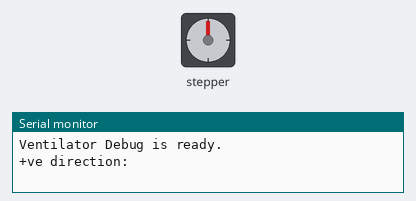
A sketch run on a simulated Arduino Uno, built with avr-gcc and run on an emulated ATmega328P. Parts: stepper motor, the last lines printed to the serial monitor. Wiring (inferred from the names in the program): stepper motor driver (200 steps per turn assumed): step pin 2; direction pin 12.

Above: at 0.05 s.
At 0.5 s:
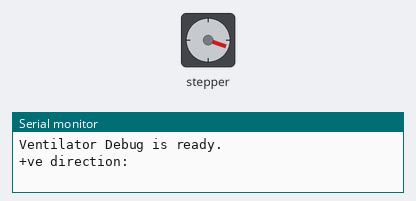
At 0.95 s:
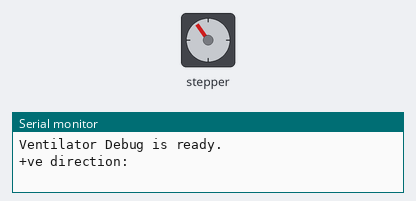
At 1.9 s:
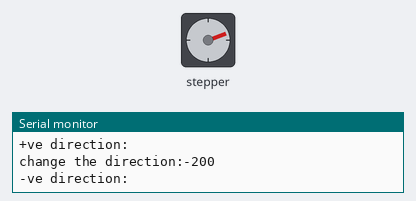
Timing chart, 0 to 4.6 s (numbered marks = the images above):
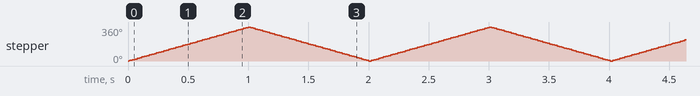

Measured:
- by itself, stepper: turns 360° clockwise in 0.99 s, then 360° counter-clockwise in 0.98 s, repeating every 2.0 s

The sketch:

stepper_motor_configured.ino
```cpp
#include "stepperMotor.hpp"

int motorSpeed=10;
int inHaleTime=714;
int exHaleTime=2143;
int motorStep=200;


int runVentilator()
{
  static int ventilation = 0;
  static bool inhaleStart = false;
  static bool exhaleStart = false;
  static int milliStart = 0;
  int currentStep=0;

  // run for inhale action
  // start the motor positive direction with set step angle
  // inhale: capture inhale time
  if (ventilation == 0)
  {
    if (inhaleStart == false)
    {
      motorStep=50; //for 90 degree
      motorSpeed= 500000/100;
      //stepperMotorSetAcceleration(motorSpeed);
      stepperMotorSetStep(motorStep);
      stepperMotorSetSpeed(motorSpeed);
      milliStart = millis() + inHaleTime;
      inhaleStart = true;
      Serial.print(("Ventilation:Inhale Start:"));
      Serial.println(milliStart);
      Serial.print("Ventilation:current time:");
      Serial.println(millis());
      stepperMotorRun();
    }
    else
    {
       ///Serial.println("a");
      if (milliStart >= millis())
      {
        currentStep=stepperMotordistanceToGo();

        if (currentStep!=0)
        {
            stepperMotorRun();
            Serial.println(currentStep);
        }
      }
      else
      {
        Serial.print(("Ventilation:Inhale Stop at step:"));
        Serial.println(stepperMotorGetStep());
        ventilation = 1;
        exhaleStart = false;
        milliStart = 0;
        inhaleStart=false;
      }
    }
  }
  else if (ventilation == 1)
  {
    if (exhaleStart == false)
    {
      stepperMotorSetSpeed(motorSpeed);
      stepperMotorSetAcceleration(motorSpeed);
      stepperMotorSetStep(-motorStep);
      milliStart = millis() + exHaleTime;
      exhaleStart = true;

      Serial.print("Ventilation:exhale Start:");
      Serial.println(milliStart);
      Serial.print("Ventilation:current time:");
      Serial.println(millis());

      stepperMotorRun();
    }
    else
    {
      //Serial.println("b");
      if (milliStart >= millis())
      {
        currentStep=stepperMotordistanceToGo();

         if (currentStep!=0)
        {
            stepperMotorRun();
            Serial.println(currentStep);
        }
      }
      else
      {
        Serial.print("Ventilation:exhale Stop at step:");
        Serial.println(stepperMotorGetStep());
        ventilation = 0;
        exhaleStart = false;
        milliStart = 0;
        inhaleStart=false;
      }
    }
  }

  return 0;
}


void setup() {
  // Sets the two pins as Outputs
  Serial.begin(9600);
  Serial.println(F("Ventilator Debug is ready."));

  stepperMotorInit();
  stepperMotorSetStep(motorStep);
  stepperMotorSetDelayForStep(5000);   //total step=200 , time =1sec=1000000us, for each step time will be = 1000000/200=5000


}


void loop() {

  // runVentilator();
  // Serial.print(F("change the direction:"));
  //   Serial.println(stepperMotordistanceToGo());
  if(stepperMotordistanceToGo()==0)
  {
    Serial.print(F("change the direction:"));
    Serial.println(-stepperMotorGetStep());
    stepperMotorSetStep(-stepperMotorGetStep());

  }
  stepperMotorRun();
}
```

stepperMotor.cpp
```cpp
#include<AccelStepper.h>

int maximumStepOfMotor=200;
const int stepPin = 2;
const int dirPin = 12;


// #define motorInterfaceType 1
// AccelStepper stepper(motorInterfaceType, stepPin, dirPin);


// // ULN2003 Motor Driver Pins
// #define IN1 8
// #define IN2 9
// #define IN3 10
// #define IN4 11

// initialize the stepper library
// AccelStepper stepper(AccelStepper::HALF4WIRE, IN1, IN3, IN2, IN4);/

// int p=400; //ml
// int q=15;  //bpm

// float r = ((75 * p)/1350); //% of ambu bag compression

// float s = ((r * 180)/75 ); //degrees for the rotation of stepper motor

// float t = ((s * 200)/360); //steps for stepper motor
// //float t;
// float u = ((60/q) * 10000) - 10000;// time

int currentStep=0;
int targetStep=0;
int delayAsSpeed=0;
int dir=0;

int stepperMotorInit()
{
  // stepper.setMaxSpeed(1020);
  pinMode(stepPin, OUTPUT);
  pinMode(dirPin, OUTPUT);
}

int stepperMotorSetStep(int stepValue)
{
  //  stepper.moveTo(stepValue);

  Serial.begin(9600);

  if(stepValue <0)
  {
    dir=-1;
    Serial.println(F("-ve direction:"));
    //anticlockwise direction
      digitalWrite(dirPin, LOW);
  }
  else
  {
    Serial.println(F("+ve direction:"));
    //clokcwise direction
     digitalWrite(dirPin, HIGH);
     dir=1;
  }

  targetStep=abs(stepValue);
  currentStep=0;
   return 0;
}


int stepperMotorGetStep()
{
  //  return stepper.currentPosition();
  if(dir==1)
    return currentStep;
  else
    return -currentStep;
}

int stepperMotordistanceToGo()
{
  //  return stepper.distanceToGo();
  return (targetStep-currentStep);
}

int stepperMotorSetSpeed(unsigned int speedValue)
{
  // stepr per second
  // stepper.setSpeed(speedValue);

  //set delay between pin high and pin low on step pin
  delayAsSpeed=(speedValue)/2;
  return 0;
}

int stepperMotorSetDelayForStep(unsigned int delayinMicrosecond)
{
  // stepr per second
  // stepper.setSpeed(speedValue);

  //set delay between pin high and pin low on step pin
  delayAsSpeed=(delayinMicrosecond)/2;
  return 0;
}

int stepperMotorSetAcceleration(unsigned int accel)
{
    //stepper.setAcceleration(accel);
    return 0;
}

unsigned int stepperMotorGetSpeed( )
{
  // return stepper.speed();

  //set delay between pin high and pin low on step pin
  return delayAsSpeed*2;

}

void stepperMotorStart()
{
  // stepper.enableOutputs ();
}

void stepperMotorStop()
{

  // stepper.disableOutputs ();
  currentStep=0;
  targetStep=0;
}

int stepperMotorRun()
{
  // return stepper.run();
  if(currentStep<=targetStep)
  {
    digitalWrite(stepPin,HIGH);
    delayMicroseconds(delayAsSpeed);
    digitalWrite(stepPin,LOW);
    delayMicroseconds(delayAsSpeed);
    currentStep++;
  }
  return currentStep;
}

int stepperMotorReturnInitialPosition()
{

  return 0;

}

int stepperMotorReset()
{

  return 0;

}
int stepperMotorGetTorque()
{

  return 0;

}
int stepperMotorSetTorque()
{

  return 0;
}

int stepperMotorGetCurrentConsumption()
{

  return 0;

}

int stepperMotorGetCurrentVoltage()
{
  return 0;
}
```

stepperMotor.hpp
```cpp
extern int maximumStepOfMotor;

int stepperMotorInit();
int stepperMotorSetStep(int stepValue);

int stepperMotorGetStep( );
int stepperMotordistanceToGo();
int stepperMotorSetSpeed(unsigned int speedValue);
int stepperMotorSetAcceleration(unsigned int accel);
unsigned int stepperMotorGetSpeed( );
void stepperMotorStart();
void stepperMotorStop();
int stepperMotorReset();
int stepperMotorGetTorque();
int stepperMotorSetTorque();
int stepperMotorGetCurrentConsumption();
int stepperMotorGetCurrentVoltage();
int stepperMotorRun();
int stepperMotorSetDelayForStep(unsigned int delayinMicrosecond);
```
